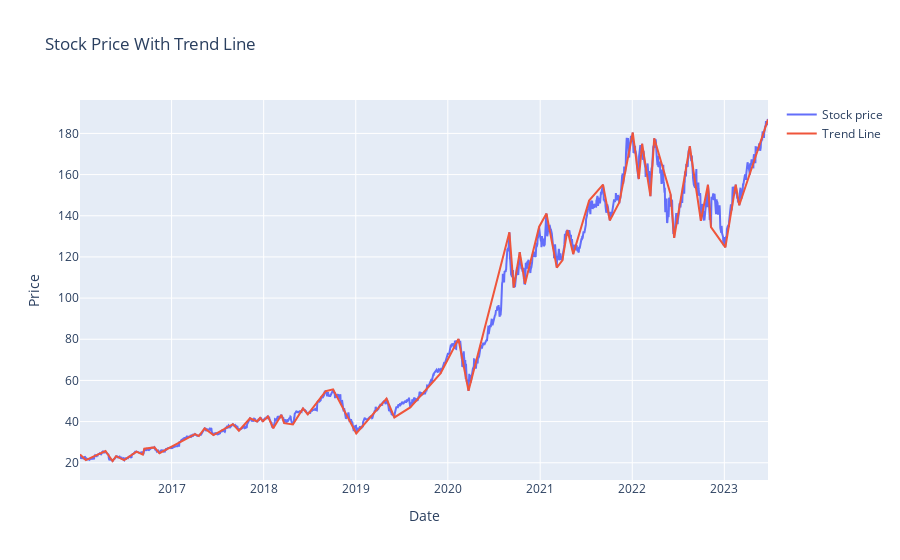

Here is the notebook cell this chart was saved with:
### Code cell
x2, y2 = rolling_window(px_arr_,date_arr, 15)

fig = go.Figure()

# add the line trace using add_trace() method
fig.add_trace(go.Scatter(x = date_arr, y=px_arr_, mode='lines', name='Stock price'))

# add the scatter trace using add_trace() method
fig.add_trace(go.Scatter(x=x2, y=y2, mode='lines', name='Trend Line'))

# customize the layout
fig.update_layout(title='Stock Price With Trend Line',
                  xaxis_title='Date',
                  yaxis_title='Price')

# show the figure
fig.show()

### Figure 1 — Plotly figure (JSON) as saved in the notebook; plotly's stock layout.template omitted (floating-point values rounded to 4 significant figures; data arrays with more than 128 entries replaced by an {"elided": "..."} marker saying what was removed)
{"data": [{"mode": "lines", "name": "Stock price", "type": "scatter", "x": {"elided": "1881 str values"}, "y": {"elided": "1881 float values"}}, {"mode": "lines", "name": "Trend Line", "type": "scatter", "x": ["2016-01-04", "2016-01-27", "2016-04-14", "2016-05-12", "2016-05-26", "2016-06-27", "2016-08-15", "2016-09-09", "2016-09-15", "2016-10-25", "2016-11-14", "2017-04-04", "2017-04-19", "2017-05-12", "2017-06-16", "2017-09-01", "2017-09-25", "2017-11-08", "2017-12-06", "2017-12-18", "2017-12-29", "2018-01-18", "2018-02-08", "2018-03-12", "2018-03-23", "2018-04-27", "2018-06-06", "2018-06-25", "2018-09-04", "2018-10-03", "2019-01-03", "2019-05-03", "2019-06-03", "2019-08-05", "2019-12-03", "2020-02-12", "2020-03-23", "2020-09-01", "2020-09-18", "2020-10-12", "2020-11-02", "2020-12-28", "2021-01-26", "2021-03-08", "2021-03-30", "2021-04-19", "2021-05-12", "2021-07-14", "2021-09-07", "2021-10-04", "2021-11-11", "2022-01-03", "2022-01-27", "2022-02-09", "2022-03-14", "2022-03-29", "2022-06-02", "2022-06-16", "2022-08-17", "2022-09-30", "2022-10-28", "2022-11-09", "2023-01-05", "2023-02-15", "2023-03-01", "2023-06-23"], "y": [24.04, 21.32, 25.72, 20.85, 23.18, 21.25, 25.41, 23.94, 26.82, 27.45, 24.66, 33.92, 32.96, 36.72, 33.47, 38.75, 35.56, 41.62, 40.06, 41.82, 40.11, 42.49, 36.78, 43.25, 39.26, 38.63, 46.35, 43.52, 54.75, 55.64, 34.21, 51.16, 42.03, 46.9, 63.36, 80.09, 54.92, 132.0, 105.1, 122.4, 107.0, 134.7, 141.1, 114.8, 118.3, 133.1, 121.3, 147.4, 155.1, 137.7, 146.6, 180.4, 157.8, 175.0, 149.5, 177.6, 150.3, 129.3, 173.8, 137.6, 155.0, 134.5, 124.7, 155.1, 145.1, 186.7]}], "layout": {"title": {"text": "Stock Price With Trend Line"}, "xaxis": {"title": {"text": "Date"}}, "yaxis": {"title": {"text": "Price"}}}}
